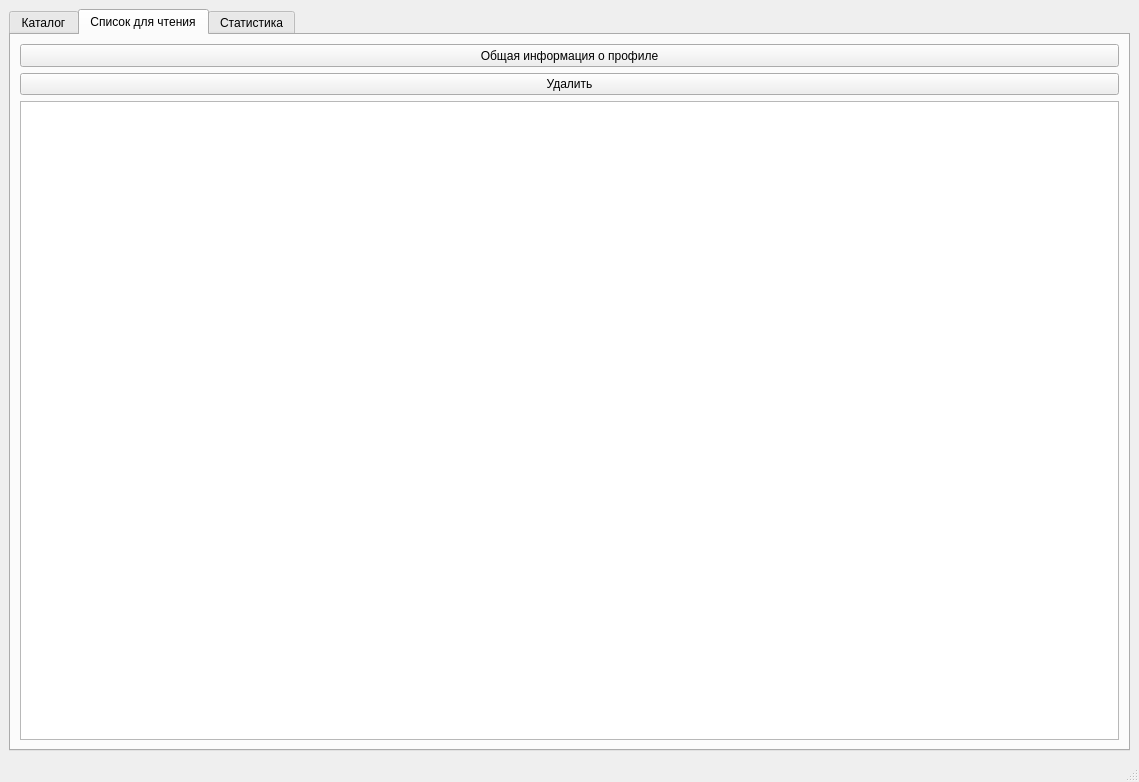
<?xml version="1.0" encoding="UTF-8"?>
<ui version="4.0">
 <class>MainWindow</class>
 <widget class="QMainWindow" name="MainWindow">
  <property name="enabled">
   <bool>true</bool>
  </property>
  <property name="geometry">
   <rect>
    <x>0</x>
    <y>0</y>
    <width>1139</width>
    <height>782</height>
   </rect>
  </property>
  <property name="sizePolicy">
   <sizepolicy hsizetype="Preferred" vsizetype="Preferred">
    <horstretch>111</horstretch>
    <verstretch>0</verstretch>
   </sizepolicy>
  </property>
  <property name="minimumSize">
   <size>
    <width>0</width>
    <height>0</height>
   </size>
  </property>
  <property name="maximumSize">
   <size>
    <width>16777215</width>
    <height>16777215</height>
   </size>
  </property>
  <property name="windowTitle">
   <string>Электронная Библиотека</string>
  </property>
  <property name="layoutDirection">
   <enum>Qt::LeftToRight</enum>
  </property>
  <widget class="QWidget" name="centralwidget">
   <layout class="QGridLayout" name="gridLayout_7">
    <item row="0" column="0">
     <widget class="QTabWidget" name="tabWidget">
      <property name="enabled">
       <bool>true</bool>
      </property>
      <property name="sizePolicy">
       <sizepolicy hsizetype="Preferred" vsizetype="Preferred">
        <horstretch>0</horstretch>
        <verstretch>0</verstretch>
       </sizepolicy>
      </property>
      <property name="whatsThis">
       <string>&lt;html&gt;&lt;head/&gt;&lt;body&gt;&lt;p&gt;Каталог&lt;/p&gt;&lt;/body&gt;&lt;/html&gt;</string>
      </property>
      <property name="styleSheet">
       <string notr="true"/>
      </property>
      <property name="currentIndex">
       <number>1</number>
      </property>
      <widget class="QWidget" name="tab">
       <property name="toolTip">
        <string>&lt;html&gt;&lt;head/&gt;&lt;body&gt;&lt;p&gt;Каталог&lt;/p&gt;&lt;p&gt;&lt;br/&gt;&lt;/p&gt;&lt;/body&gt;&lt;/html&gt;</string>
       </property>
       <attribute name="title">
        <string>Каталог</string>
       </attribute>
       <layout class="QGridLayout" name="gridLayout_6">
        <item row="5" column="2">
         <widget class="QComboBox" name="comboBox_2">
          <property name="sizePolicy">
           <sizepolicy hsizetype="Expanding" vsizetype="Minimum">
            <horstretch>0</horstretch>
            <verstretch>0</verstretch>
           </sizepolicy>
          </property>
          <item>
           <property name="text">
            <string>фантастика</string>
           </property>
          </item>
          <item>
           <property name="text">
            <string>детектив</string>
           </property>
          </item>
          <item>
           <property name="text">
            <string>роман</string>
           </property>
          </item>
         </widget>
        </item>
        <item row="0" column="0" colspan="5">
         <widget class="QPushButton" name="pushButton_5">
          <property name="sizePolicy">
           <sizepolicy hsizetype="Ignored" vsizetype="Minimum">
            <horstretch>0</horstretch>
            <verstretch>0</verstretch>
           </sizepolicy>
          </property>
          <property name="text">
           <string>В закладки</string>
          </property>
         </widget>
        </item>
        <item row="5" column="0">
         <widget class="QLineEdit" name="lineEdit"/>
        </item>
        <item row="3" column="2">
         <widget class="QLabel" name="label_3">
          <property name="text">
           <string>Жанр</string>
          </property>
         </widget>
        </item>
        <item row="1" column="0" colspan="5" alignment="Qt::AlignHCenter">
         <widget class="QLabel" name="label">
          <property name="sizePolicy">
           <sizepolicy hsizetype="Ignored" vsizetype="Minimum">
            <horstretch>0</horstretch>
            <verstretch>0</verstretch>
           </sizepolicy>
          </property>
          <property name="text">
           <string>Фильтры</string>
          </property>
         </widget>
        </item>
        <item row="8" column="0" colspan="5">
         <widget class="QTableWidget" name="tableWidget"/>
        </item>
        <item row="3" column="1">
         <widget class="QLabel" name="label_4">
          <property name="text">
           <string>Автор</string>
          </property>
         </widget>
        </item>
        <item row="5" column="1">
         <widget class="QLineEdit" name="lineEdit_2"/>
        </item>
        <item row="3" column="0">
         <widget class="QLabel" name="label_2">
          <property name="text">
           <string>Год</string>
          </property>
         </widget>
        </item>
        <item row="6" column="1">
         <widget class="QPushButton" name="pushButton_7">
          <property name="sizePolicy">
           <sizepolicy hsizetype="Ignored" vsizetype="Minimum">
            <horstretch>0</horstretch>
            <verstretch>0</verstretch>
           </sizepolicy>
          </property>
          <property name="text">
           <string>Применить</string>
          </property>
         </widget>
        </item>
       </layout>
      </widget>
      <widget class="QWidget" name="tab_2">
       <property name="enabled">
        <bool>true</bool>
       </property>
       <property name="maximumSize">
        <size>
         <width>16777215</width>
         <height>16777215</height>
        </size>
       </property>
       <property name="font">
        <font>
         <kerning>true</kerning>
        </font>
       </property>
       <attribute name="title">
        <string>Список для чтения</string>
       </attribute>
       <layout class="QGridLayout" name="gridLayout_8">
        <item row="1" column="0">
         <widget class="QPushButton" name="pushButton_6">
          <property name="text">
           <string>Удалить</string>
          </property>
         </widget>
        </item>
        <item row="2" column="0">
         <widget class="QTableWidget" name="tableWidget_2"/>
        </item>
        <item row="0" column="0">
         <widget class="QPushButton" name="pushButton">
          <property name="sizePolicy">
           <sizepolicy hsizetype="Minimum" vsizetype="Fixed">
            <horstretch>0</horstretch>
            <verstretch>0</verstretch>
           </sizepolicy>
          </property>
          <property name="minimumSize">
           <size>
            <width>545</width>
            <height>23</height>
           </size>
          </property>
          <property name="text">
           <string>Общая информация о профиле</string>
          </property>
         </widget>
        </item>
       </layout>
      </widget>
      <widget class="QWidget" name="tab_4">
       <attribute name="title">
        <string>Статистика</string>
       </attribute>
       <layout class="QGridLayout" name="gridLayout_5">
        <item row="0" column="1">
         <layout class="QGridLayout" name="gridLayout"/>
        </item>
        <item row="1" column="1">
         <layout class="QGridLayout" name="gridLayout_4"/>
        </item>
        <item row="0" column="0">
         <layout class="QGridLayout" name="gridLayout_2"/>
        </item>
        <item row="1" column="0">
         <layout class="QGridLayout" name="gridLayout_3"/>
        </item>
       </layout>
      </widget>
     </widget>
    </item>
   </layout>
  </widget>
  <widget class="QStatusBar" name="statusbar"/>
  <action name="actionuil">
   <property name="text">
    <string>uil</string>
   </property>
  </action>
  <action name="action">
   <property name="text">
    <string>помошь</string>
   </property>
  </action>
  <action name="action_2">
   <property name="text">
    <string>уцкакуап</string>
   </property>
  </action>
  <action name="action_3">
   <property name="text">
    <string>укпкупку</string>
   </property>
  </action>
 </widget>
 <resources/>
 <connections/>
</ui>
